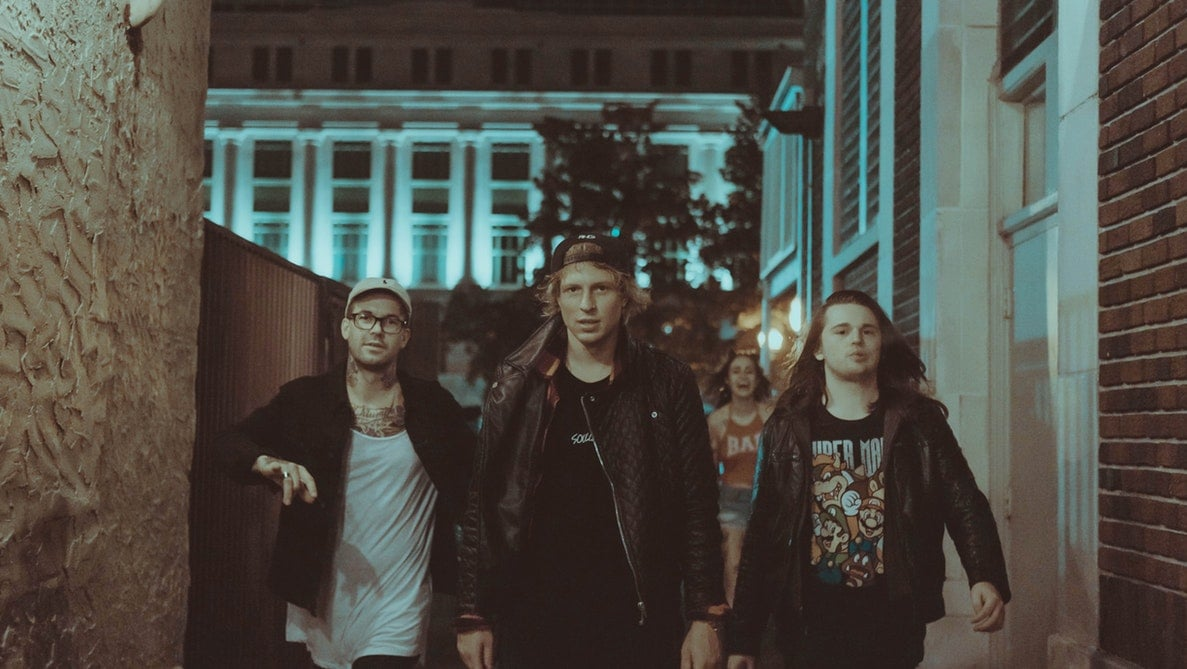
#> input picture image_process_python/images/face_det25.jpg, 1187 x 669 px, found by its file name
$ python blur_face.py
#> lines starting #> are read from the running program, lines starting #| are printed output that depends on the picture
### image_process_python/utils.py
import matplotlib.pyplot as plt


# Define a function using matplotlib to display the images
def show_image(image, title="Image", cmap_type="gray"):
    plt.imshow(image, cmap=cmap_type)
    plt.title(title)
    plt.axis("off")
    plt.show()


# [42 lines left out: functions show_image_contour, show_image_with_corners, show_detected_face, not called in this run]


def getFaceRectangle(d, group_image):
    """Extracts the face from the image using the coordinates of the detected image"""
    # X and Y starting points of the face rectangle
    x, y = d["r"], d["c"]

    # The width and height of the face rectangle
    width, height = d["r"] + d["width"], d["c"] + d["height"]

    # Extract the detected face
    face = group_image[x:width, y:height]
    return face


def mergeBlurryFace(d, original, gaussian_image):
    # X and Y starting points of the face rectangle
    x, y = d["r"], d["c"]
    # The width and height of the face rectangle
    width, height = d["r"] + d["width"], d["c"] + d["height"]

    original[x:width, y:height] = gaussian_image
    return original

### image_process_python/face_feature_detection/blur_face.py
import skimage

# from utils import show_detected_face
from skimage import data
from skimage.feature import Cascade
from skimage.filters import gaussian
from utils import getFaceRectangle, mergeBlurryFace, show_image

group_image = skimage.io.imread(
    "/users/s0046425/git_projects/2025/data-camp-courses/image_process_python/images/face_det25.jpg"
)
#> group_image is the input picture: shape (669, 1187, 3); mean R, G, B 78.2, 76.4, 69.4

# Load the trained file from data
trained_file = data.lbp_frontal_face_cascade_filename()

# Initialize the detector cascade
detector = Cascade(trained_file)

# Detect the faces
detected = detector.detect_multi_scale(
    img=group_image,
    scale_factor=1.2,
    step_ratio=1,
    min_size=(10, 10),
    max_size=(100, 100),
)
#> detected = 6 items
# For each detected face
for d in detected:
    # Obtain the face rectangle from detected coordinates
    face = getFaceRectangle(d, group_image)

    # Apply gaussian filter to extracted face
    blurred_face = gaussian(face, channel_axis=2, sigma=8)

    # Merge this blurry face to our final image and show it
    resulting_image = mergeBlurryFace(d, group_image, blurred_face)
#> this loop made 6 passes
#> pass 1, in getFaceRectangle, `face = group_image[x:width, y:height]`:
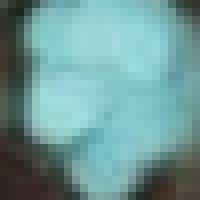
#> face: shape (25, 25, 3) (shown 8 times larger); mean R, G, B 110, 153.7, 152.8
#> pass 1, `blurred_face = gaussian(face, channel_axis=2, sigma=8)`:
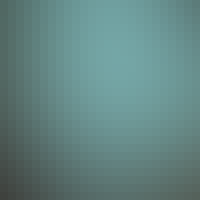
#> blurred_face: shape (25, 25, 3) float64 (shown 8 times larger); mean R, G, B 0.39, 0.523, 0.514
#> pass 2, in getFaceRectangle (call 2), `face = group_image[x:width, y:height]`:
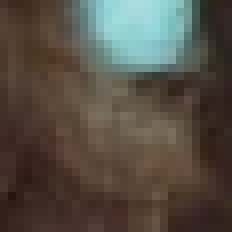
#> face: shape (29, 29, 3) (shown 8 times larger); mean R, G, B 85.2, 78.2, 68.6
#> after the loop: face: shape (64, 64, 3); every value is 0
show_image(resulting_image, "Blurred faces")
#> in show_image, `plt.show()`:
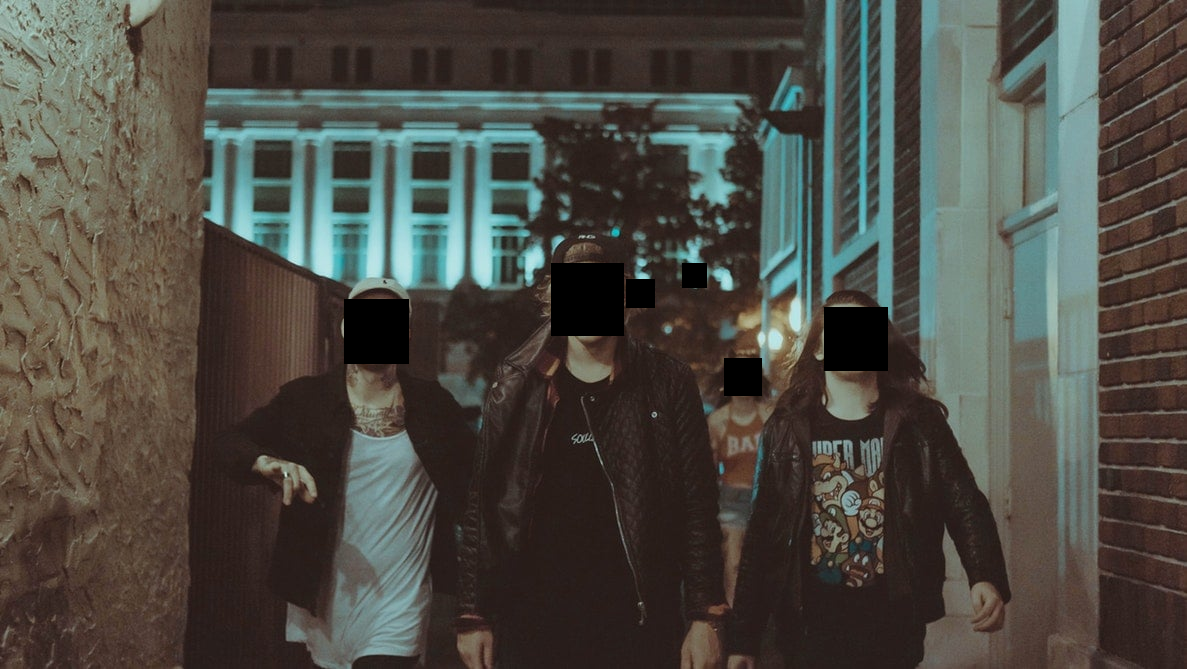
#> shown: shape (669, 1187, 3); mean R, G, B 76, 74.5, 67.7

$ run again, with image_process_python/images/face_det3.jpg copied over image_process_python/images/face_det25.jpg
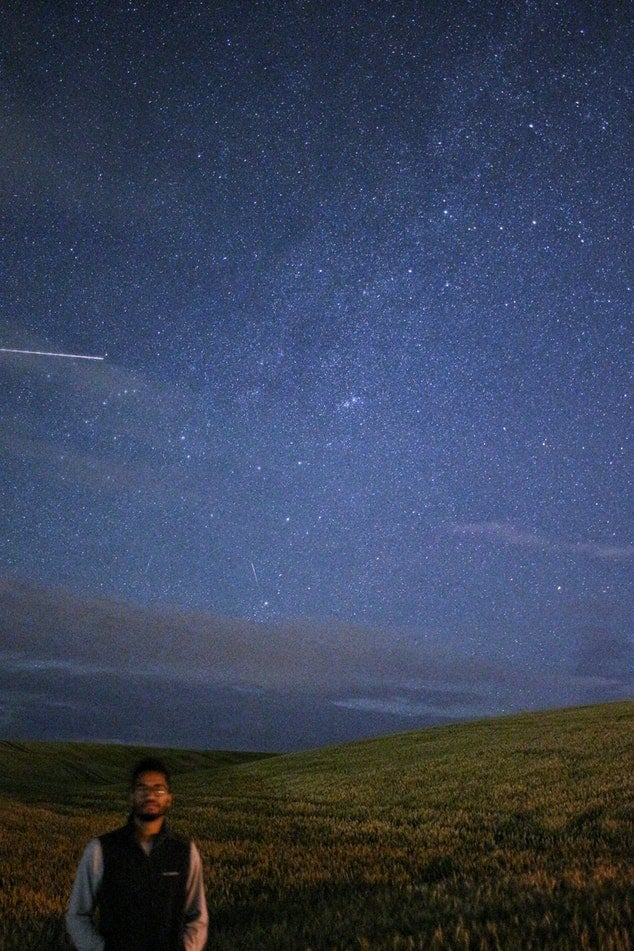
#> input picture image_process_python/images/face_det3.jpg, 634 x 951 px, found by its file name
#> group_image is the input picture: shape (951, 634, 3); mean R, G, B 56.9, 66.8, 89.9
#> detected = 1 item
#> the loop `for d in detected:` made 1 pass
#> pass 1, in getFaceRectangle, `face = group_image[x:width, y:height]`:
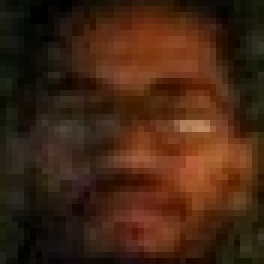
#> face: shape (44, 44, 3) (shown 6 times larger); mean R, G, B 67, 37.4, 18.8
#> pass 1, `blurred_face = gaussian(face, channel_axis=2, sigma=8)`:
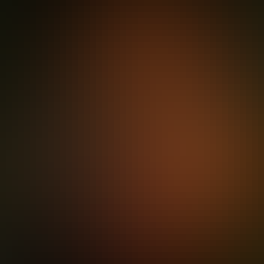
#> blurred_face: shape (44, 44, 3) float64 (shown 6 times larger); mean R, G, B 0.24, 0.138, 0.0677

$ run again, with image_process_python/images/chinese.jpg copied over image_process_python/images/face_det25.jpg
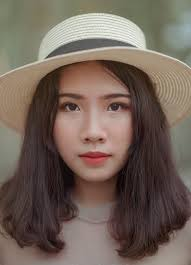
#> input picture image_process_python/images/chinese.jpg, 191 x 265 px, found by its file name
#> group_image is the input picture: shape (265, 191, 3); mean R, G, B 114.6, 99.2, 89
#> detected = 1 item
#> the loop `for d in detected:` made 1 pass
#> pass 1, `blurred_face = gaussian(face, channel_axis=2, sigma=8)`:
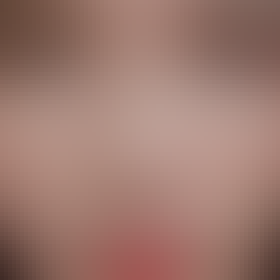
#> blurred_face: shape (70, 70, 3) float64 (shown 4 times larger); mean R, G, B 0.618, 0.476, 0.436
#> pass 1, `resulting_image = mergeBlurryFace(d, group_image, blurred_face)`:
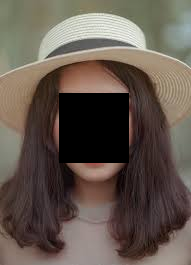
#> resulting_image: shape (265, 191, 3); mean R, G, B 99.2, 87.4, 78.2
